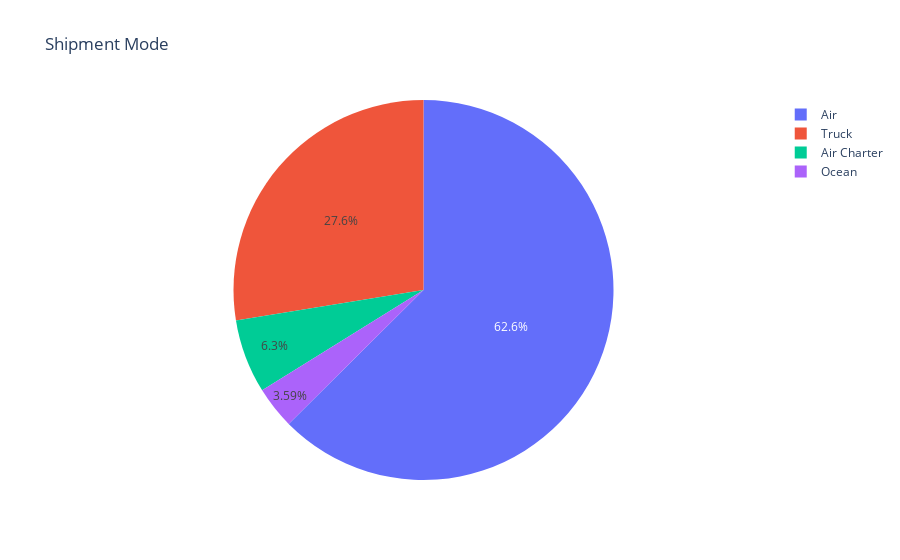

Source (notebook cell):
### Code cell
ShippingMode = df["Shipment Mode"].value_counts()
labels = (np.array(ShippingMode.index))
sizes = (np.array((ShippingMode / ShippingMode.sum())*100))

trace = go.Pie(labels=labels, values=sizes)
layout = go.Layout(title="Shipment Mode")
dat = [trace]
fig = go.Figure(data=dat, layout=layout)
py.iplot(fig, filename="Shipment Mode")

### Figure 1 — Plotly figure (JSON) as saved in the notebook; plotly's stock layout.template omitted (floating-point values rounded to 4 significant figures)
{"data": [{"labels": ["Air", "Truck", "Air Charter", "Ocean"], "type": "pie", "values": [62.55, 27.56, 6.296, 3.594]}], "layout": {"title": {"text": "Shipment Mode"}}}
